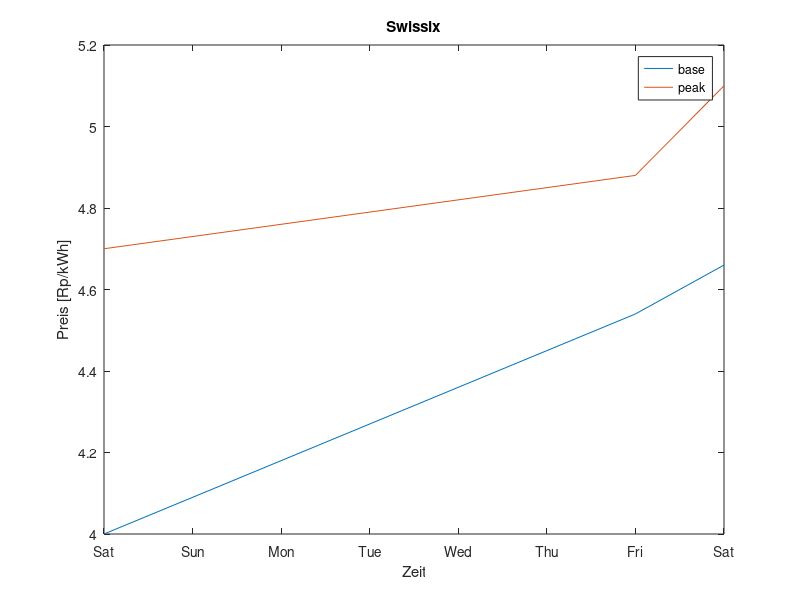

The MATLAB source for this figure:
base = 1;
peak = 2;
%       base    peak    day     date
s = [   4       4.7     1    ;  % 18.9.2015
        4.54    4.88    7    ;  % 24.9.2015
        4.66    5.1     8    ;  % 25.9.2015
];

datestr(736224 + s(:,3))

figure(1);
plot(s(:,3), s(:,1), s(:,3), s(:,2));
title('Swissix');
xlabel('Zeit');
ylabel('Preis [Rp/kWh]');
datetick();
legend('base', 'peak');
print -dpdf 'swissix'
